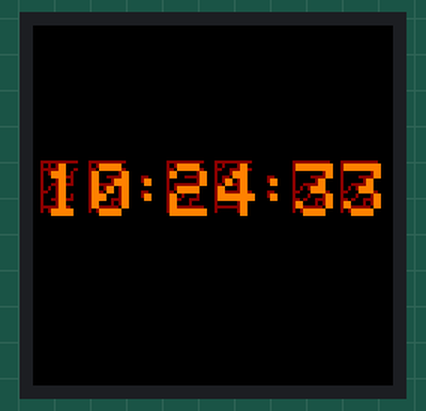
This sketch was run on a simulated ESP32. Parts: 240×240 colour display. WiFi joins after 1.5 s; servers stay silent unless stated; the local clock reads 2024-03-15 10:24:30 at power-on unless the sketch sets it; what the sketch prints to the serial monitor is not drawn.

Above: at 4.0 s.
At 8.0 s:
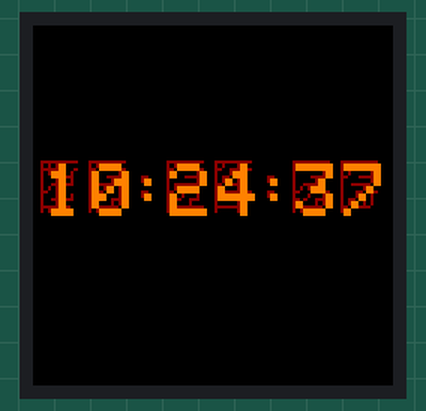
At 12.1 s:
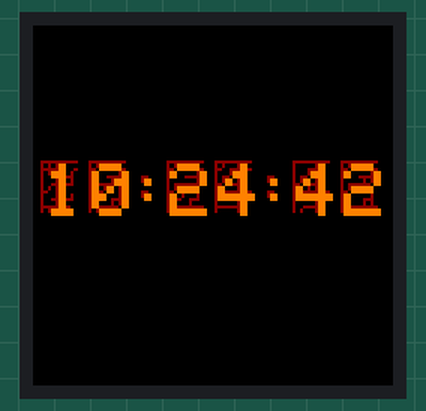
At 21.1 s:
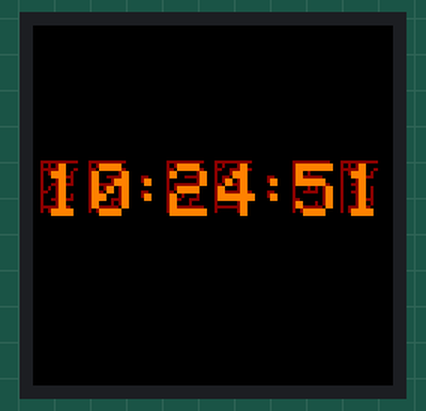
At 29.2 s:
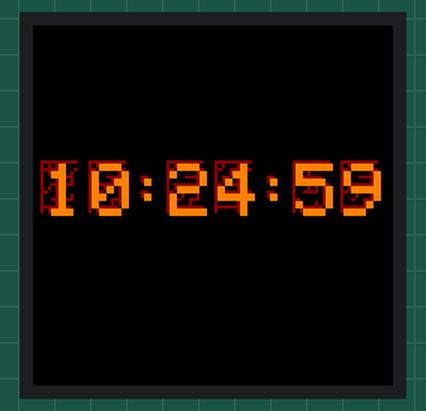
At 38.3 s:
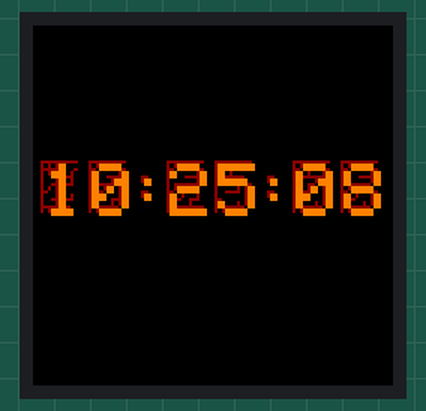

Measured:
- what the display in image 0 shows lasts 1.1 s, from 3.9 s to 5.0 s

The sketch:

clock_disp_nixie_v2.ino
```cpp
#include <Adafruit_GFX.h>    // Core graphics library
#include <Adafruit_ST7789.h> // Hardware-specific library for ST7789
#include <SPI.h>
#include <WiFi.h>
#include "time.h"

// WiFi credentials
const char* ssid = "***";
const char* password = "***";

const char* ntpServer = "pool.ntp.org";
const long gmtOffset_sec = 7200; // GMT+2
const int daylightOffset_sec = 0; // No daylight saving

struct tm timeinfo;

#define TFT_CS   14
#define TFT_RST  17
#define TFT_DC   15
#define TFT_MOSI 23
#define TFT_SCLK 18

Adafruit_ST7789 tft = Adafruit_ST7789(TFT_CS, TFT_DC, TFT_RST);
uint16_t DARKER_RED = tft.color565(139, 0, 0);
uint16_t AMBER = ST77XX_ORANGE;

// Variable to store the previous time to reduce updates
char previousTime[9] = "";
char currentTime[9] = "00:00:00";

void setup(void) {
  Serial.begin(52700);
  Serial.println(F("Initializing display and WiFi..."));

  // Connect to Wi-Fi
  WiFi.begin(ssid, password);
  while (WiFi.status() != WL_CONNECTED) {
    delay(200);
  }
  printESP32Capabilities();

  configTime(gmtOffset_sec, daylightOffset_sec, ntpServer);
  getLocalTime(&timeinfo);

  // Initialize the display
  tft.init(240, 240, SPI_MODE3);
  tft.fillScreen(ST77XX_BLACK);
  tft.setTextWrap(false);
  displayTimeSequence();

}

void loop() {
  displayLocalTime();
  delay(1000);
}

void displayLocalTime() {
  if (!getLocalTime(&timeinfo)) {
    tft.setCursor(0, 100);
    tft.setTextColor(ST77XX_RED);
    tft.println("ERROR");
    return;
  }

  // Format the time as HH:MM:SS
  strftime(currentTime, sizeof(currentTime), "%H:%M:%S", &timeinfo);

  // Check if the time has changed to avoid unnecessary updates
  if (strcmp(currentTime, previousTime) != 0) {
    drawNixieTime();
  }
}

void drawNixieTime() {
  // Set the position and style for drawing digits
  int x = 5; // Starting X position
  int y = 90; // Starting Y position
  int digitWidth = 32; // Width of each digit space

  for (int i = 0; i < strlen(currentTime); i++) {
    // Adjust position for colon if needed
    if (currentTime[i] == ':') x -= 7;

    // Draw the character, including blacking out the previous one
    drawNixieDigit(previousTime[i], currentTime[i], x, y);
    x += digitWidth; // Move to the next position

    // Adjust position back after colon
    if (currentTime[i] == ':') x -= 5;
  }
  strcpy(previousTime, currentTime);
}

void drawNixieDigit(char previousDigit, char currentDigit, int x, int y) {
  // Set the font size
  tft.setTextSize(5);

  // Black out the previous digit
  tft.setTextColor(ST77XX_BLACK); // Set color to black to clear
  tft.setCursor(x+2, y+2);
  tft.print(previousDigit); // Clear the previous digit by drawing it in black

  // Optional: Add slight offsets for a glow effect

  tft.setTextColor(DARKER_RED);
  tft.setCursor(x, y);
  tft.print(currentDigit);

  // Draw the main digit in the desired color
  tft.setTextColor(AMBER); // Use a slightly different color for the glow effect
  tft.setCursor(x + 2, y + 2); // Offset the glow
  tft.print(currentDigit);
}

void displayTimeSequence() {
  // Loop to display "11:11:11" to "99:99:99"
  for (int i = 0; i <= 9; i++) {
    // Construct the time string with the same digit repeated
    sprintf(currentTime, "%d%d:%d%d:%d%d", i, i, i, i, i, i);
    drawNixieTime();
    delay(200);
  }
}

void printESP32Capabilities() {
  // Print chip model and revision
  Serial.print("Chip Model: ");
  Serial.println(ESP.getChipModel());

  Serial.print("Chip Revision: ");
  Serial.println(ESP.getChipRevision());

  // Print the number of CPU cores
  Serial.print("CPU Cores: ");
  Serial.println(ESP.getChipCores());

  // Print CPU frequency
  Serial.print("CPU Frequency: ");
  Serial.print(ESP.getCpuFreqMHz());
  Serial.println(" MHz");

  // Print available Flash size
  Serial.print("Flash Size: ");
  Serial.print(ESP.getFlashChipSize() / (1024 * 1024));
  Serial.println(" MB");

  // Print available Heap and PSRAM size
  Serial.print("Free Heap: ");
  Serial.print(ESP.getFreeHeap() / 1024);
  Serial.println(" KB");

  Serial.print("Free PSRAM: ");
  Serial.print(ESP.getFreePsram() / 1024);
  Serial.println(" KB");

  // Print the Wi-Fi MAC address
  Serial.print("Wi-Fi MAC Address: ");
  Serial.println(WiFi.macAddress());

  // Print Wi-Fi capabilities
  Serial.println("\nWi-Fi Capabilities:");
  Serial.print("Wi-Fi Mode: ");
  Serial.println(WiFi.getMode());

  Serial.print("Max TX Power: ");
  Serial.print(WiFi.getTxPower());
  Serial.println(" dBm");

  // Check if Bluetooth is available (for ESP32 with Bluetooth support)
  #ifdef CONFIG_BT_ENABLED
  Serial.println("Bluetooth: Available");
  #else
  Serial.println("Bluetooth: Not Available");
  #endif

  // Check if PSRAM is available
  if (ESP.getPsramSize() > 0) {
    Serial.print("PSRAM Size: ");
    Serial.print(ESP.getPsramSize() / (1024 * 1024));
    Serial.println(" MB");
  } else {
    Serial.println("PSRAM: Not Available");
  }

  // Print the SDK version
  Serial.print("SDK Version: ");
  Serial.println(ESP.getSdkVersion());
}
```
